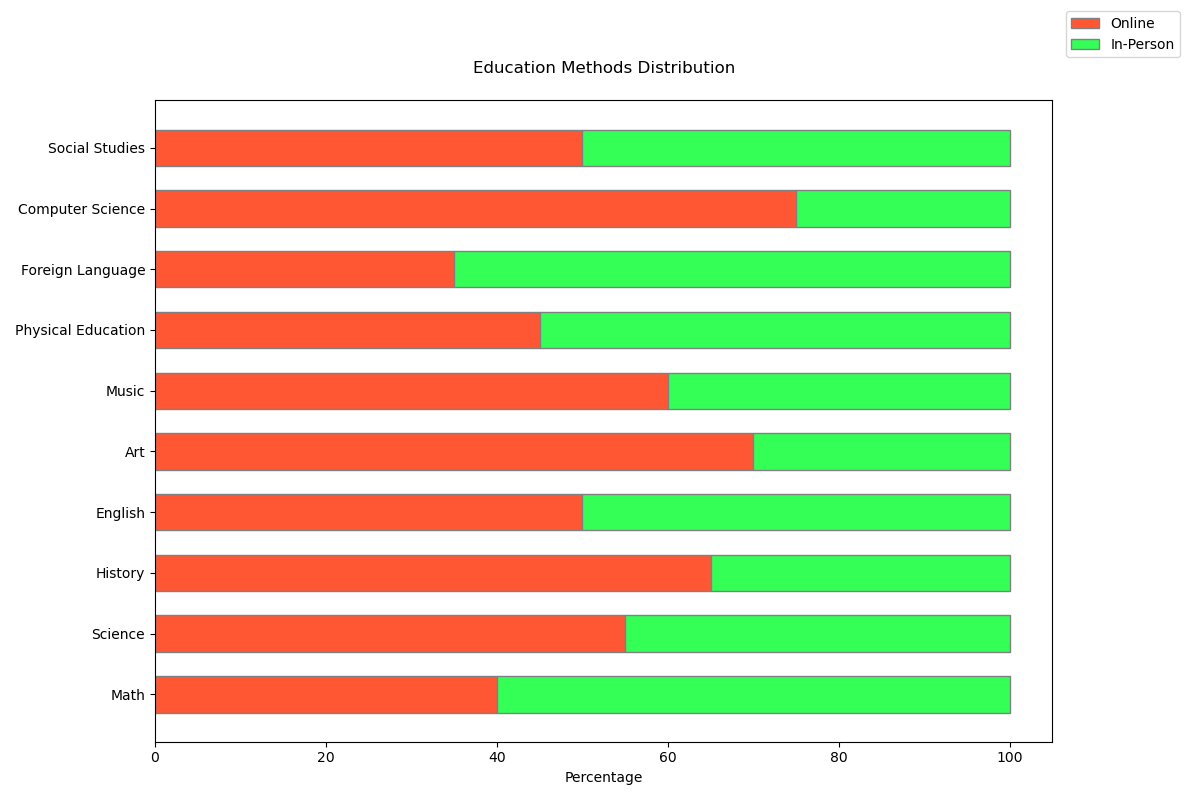

Recreate this plot in Python.
import matplotlib.pyplot as plt
import numpy as np

categories = ['Math', 'Science', 'History', 'English', 'Art', 'Music', 'Physical Education', 'Foreign Language', 'Computer Science', 'Social Studies']
online = [40, 55, 65, 50, 70, 60, 45, 35, 75, 50]
in_person = [60, 45, 35, 50, 30, 40, 55, 65, 25, 50]

barWidth = 0.6
r = np.arange(len(categories))

fig, ax = plt.subplots(figsize=(12, 8))

ax.barh(r, online, color='#FF5733', edgecolor='grey', height=barWidth, label='Online')
ax.barh(r, in_person, left=online, color='#33FF57', edgecolor='grey', height=barWidth, label='In-Person')

ax.set_xlabel('Percentage')
ax.set_title('Education Methods Distribution', pad=20)
ax.set_yticks(r)
ax.set_yticklabels(categories)
ax.legend(loc='upper right', bbox_to_anchor=(1.15, 1.15))

plt.tight_layout()
plt.show()
